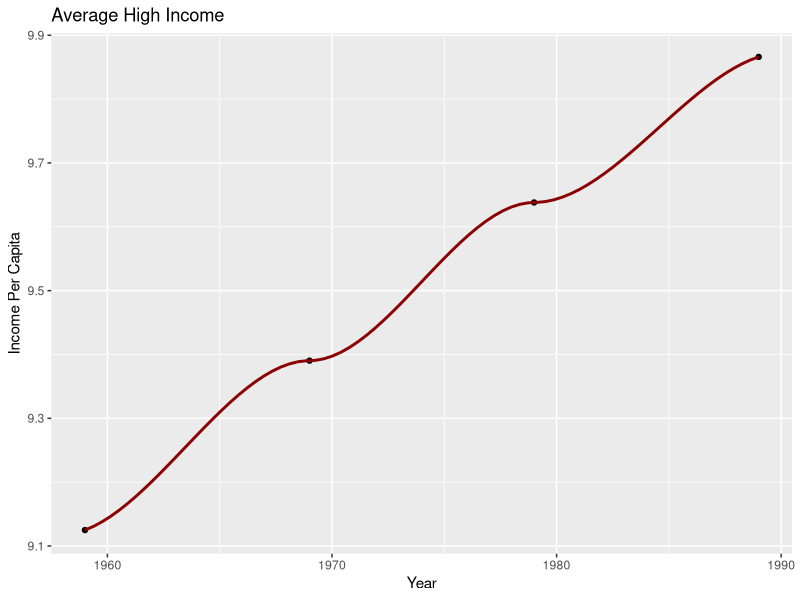
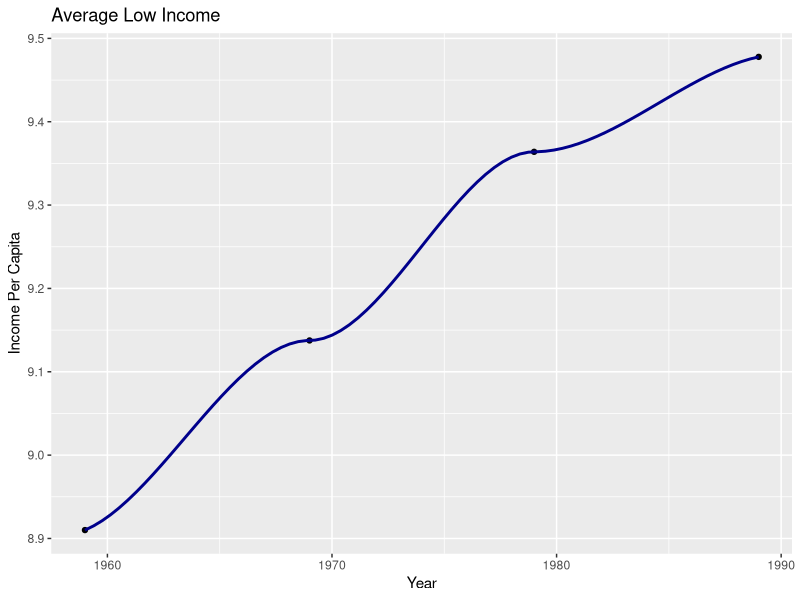
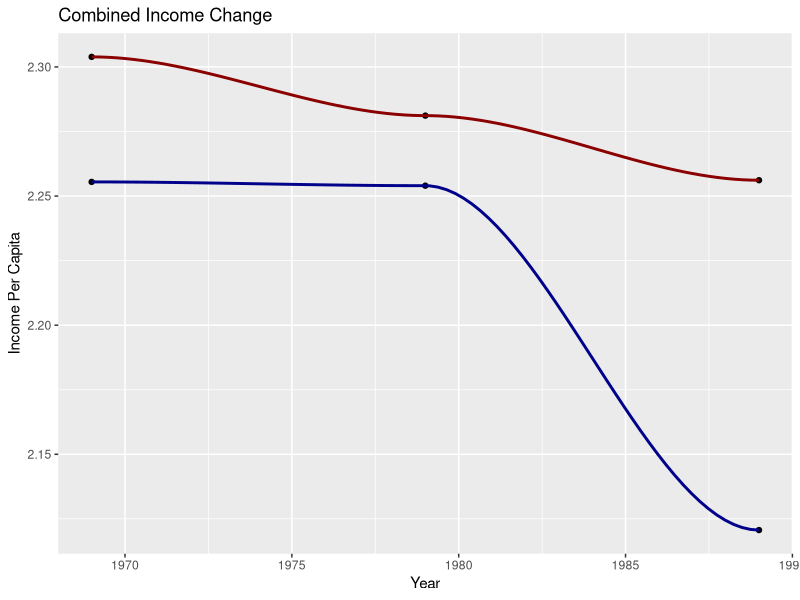

R code for these plots, in order:
# Data Source: 
# https://www2.census.gov/programs-surveys/decennial/tables/time-series/historical-income-counties/county3.csv



install.packages("tidyverse")
library(tidyverse)
install.packages("dplyr")
install.packages("ggplot2")
install.packages("ggpubr")
library("ggpubr")
library("ggplot2")
library("dplyr")

setwd('/Users/JonahTuckman/Desktop/Economics/Economics-Data-Exploration/GroupProject/')

# Data of Per Capita Income by County in 1959, 1969, 1979, 1989 pulled from census.gov
data <- read.csv('county3.csv')

# Data of California Data as we will be looking into California counties pre and post 1984 (Macintosh release)
CaliData <- subset(data, grepl('CA',State.and.County))
# Saved Dataset
write.csv(CaliData, "CaliData.csv")


# Bay Area/ High tech
### SanFran, San Mateo, Santaclara, Alameda, Contracosta, Solano, Napa, Sonoma, Marin
### LA County, Orange, San Diego

## Low Tech
### Others


toMatch <- c("San Francisco" , "San Mateo" , "Santa Clara" , "Alameda" , "Contra Costa" , "Solano" ,
             "Napa" , "Sonoma" , "Marin", "Los Angeles", "Orange County", "San Diego")
CaliHighIncome <- data.frame(CaliData)
CaliHighIncome <- subset(CaliHighIncome, grepl(paste(toMatch, collapse="|"), State.and.County))

CaliLowIncome <- data.frame(CaliData)
CaliLowIncome <- subset(CaliLowIncome, !grepl(paste(toMatch, collapse="|"), State.and.County))

## Replace the commas in the numbers to avoid importation as factor 
replaceCommas<-function(X){
  X<-as.numeric(gsub("\\,", "", X))
}

#replacement. Must do this indivudally to keep the commas in the state and county
# commenting after doing and realizing we are deleting that column in a moment so not needed...
CaliLowIncome$X1959 <- replaceCommas(CaliLowIncome$X1959)
CaliLowIncome$X1969 <- replaceCommas(CaliLowIncome$X1969)
CaliLowIncome$X1979 <- replaceCommas(CaliLowIncome$X1979)
CaliLowIncome$X1989 <- replaceCommas(CaliLowIncome$X1989)
CaliLowIncome$State.and.County <- NULL

write.csv(CaliLowIncome, "CaliLowIncome.csv")

## Removal of high income commas
CaliHighIncome$State.and.County <- NULL
CaliHighIncome$X1959 <- replaceCommas(CaliHighIncome$X1959)
CaliHighIncome$X1969 <- replaceCommas(CaliHighIncome$X1969)
CaliHighIncome$X1979 <- replaceCommas(CaliHighIncome$X1979)
CaliHighIncome$X1989 <- replaceCommas(CaliHighIncome$X1989)

write.csv(CaliHighIncome, "CaliHighTech2.csv")
### Removed Commas from numbers here to avoid importation as type factor
### Opened in text file, deleted commas, reopened in numbers and saved as CaliHighTech2.csv


CaliHighIncome$X <- NULL ## Adds X column of index from original list. Not needed
CaliHighIncome$State.and.County <- NULL ## No names (categorical variables suck to deal with)
summary(CaliHighIncome) # Checking out data

## Checking that everything is going well.
sapply(CaliHighIncome, class) ## Shows breakdown of columns by type


all(duplicated(CaliHighIncome$X1979)[-1L]) ## Test for constant vector
# Returns false which is good 


#### HIGH Income #### 

# Means of each year
averageHighIncome59 = mean(CaliHighIncome$X1959, na.rm = TRUE)
averageHighIncome69 = mean(CaliHighIncome$X1969, na.rm = TRUE)
averageHighIncome79 = mean(CaliHighIncome$X1979, na.rm = TRUE)
averageHighIncome89 = mean(CaliHighIncome$X1989, na.rm = TRUE)

#Standard deviation of each year
StandardDevHigh59 <- sd(CaliHighIncome$X1959, na.rm = TRUE)
StandardDevHigh69 <- sd(CaliHighIncome$X1969, na.rm = TRUE)
StandardDevHigh79 <- sd(CaliHighIncome$X1979, na.rm = TRUE)
StandardDevHigh89 <- sd(CaliHighIncome$X1989, na.rm = TRUE)


#### LOW Income #### 

# Means of each year
averageLowIncome59 = mean(CaliLowIncome$X1959, na.rm = TRUE)
averageLowIncome69 = mean(CaliLowIncome$X1969, na.rm = TRUE)
averageLowIncome79 = mean(CaliLowIncome$X1979, na.rm = TRUE)
averageLowIncome89 = mean(CaliLowIncome$X1989, na.rm = TRUE)

#Standard deviation of each year
StandardDevLow59 <- sd(CaliLowIncome$X1959, na.rm = TRUE)
StandardDevLow69 <- sd(CaliLowIncome$X1969, na.rm = TRUE)
StandardDevLow79 <- sd(CaliLowIncome$X1979, na.rm = TRUE)
StandardDevLow89 <- sd(CaliLowIncome$X1989, na.rm = TRUE)


# Visual Tabling
table59 <- table(averageHighIncome59, averageLowIncome59)
table59

table69 <- table(averageHighIncome69, averageLowIncome69)
table69

table79 <- table(averageHighIncome79, averageLowIncome79)
table79

table89 <- table(averageHighIncome89, averageLowIncome89)
table89


# Data to be used for plotting. Year vs Average in High vs Low Income
avgHigh <- data.frame("Year" = c(1959, 1969, 1979, 1989), "Average GDP Per Capita" = c(averageHighIncome59, averageHighIncome69, averageHighIncome79, averageHighIncome89))
avgLow <- data.frame("Year" = c(1959, 1969, 1979, 1989), "Average GDP Per Capita" = c(averageLowIncome59, averageLowIncome69, averageLowIncome79, averageLowIncome89))

##### Plotting High Income
XHigh <- avgHigh$Year
YHigh <- log(avgHigh$Average.GDP.Per.Capita)

plotAvgHigh <- ggplot(data = avgHigh, mapping = aes(x = XHigh,y = YHigh)) + geom_point() + geom_smooth(colour="darkred", size = 1)
plotAvgHigh + ggtitle("Average High Income") + xlab("Year") + ylab("Income Per Capita")

##### Plotting Low Income
XLow <- avgLow$Year
YLow <- log(avgLow$Average.GDP.Per.Capita)

plotAvgLow <- ggplot(data = avgLow, mapping = aes(x = XLow,y = YLow)) + geom_point() + geom_smooth(colour = "darkblue", size = 1)
plotAvgLow + ggtitle("Average Low Income") + xlab("Year") + ylab("Income Per Capita")

### Percent Growth 

#High
HighPerc69 <- ((averageHighIncome69 + averageHighIncome59) / averageHighIncome59)
HighPerc79 <- ((averageHighIncome79 + averageHighIncome69) / averageHighIncome69)
HighPerc89 <- ((averageHighIncome89 + averageHighIncome79) / averageHighIncome79)

#Low
LowPerc69 <- ((averageLowIncome69 + averageLowIncome59) / averageLowIncome59)
LowPerc79 <- ((averageLowIncome79 + averageLowIncome69) / averageLowIncome69)
LowPerc89 <- ((averageLowIncome89 + averageLowIncome79) / averageLowIncome79)

#Combine a dataset
Combined <- data.frame("Year" = c(1969, 1979, 1989),
                       "High" = c(HighPerc69, HighPerc79, HighPerc89),
                       "Low" = c(LowPerc69, LowPerc79, LowPerc89)
)

##### Combined Plot
combined <- ggplot() + 
  #High -> Red Plot
  geom_point(data=Combined, aes(x = Year, y = High)) + 
  geom_smooth(data=Combined, aes(x = Year, y = High), fill = "red", 
              colour="darkred", size = 1) +
  #Low -> Blue Plot
  geom_point(data=Combined, aes(x = Year, y = Low)) + 
  geom_smooth(data=Combined, aes(x=Year, y = Low), fill = "blue",
              colour = "darkblue", size = 1) +
  ggtitle("Combined Income Change") + xlab("Year") + ylab("Income Per Capita") 
  # + geom_vline(xintercept=1980) + geom_vline(xintercept = 1970)
combined

dev.copy(png, "Combined.png")
dev.off()


### Dif n Dif regression 

Combined$HighxLow <- Combined$High*Combined$Low

nonLogReg <- lm(log(HighxLow) ~ log(Low), data = Combined)
summary(nonLogReg)
